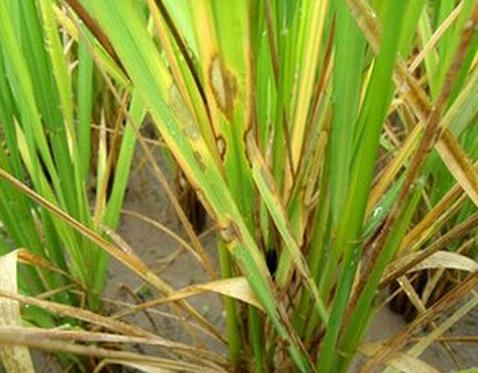
#> input picture a.jpg, 478 x 373 px
$ python img_crop.py
#> lines starting #> are read from the running program, lines starting #| are printed output that depends on the picture; pictures that were not available may be replaced by others from this repository, and a replacement may not be noted
from os import scandir
from PIL import Image
from PIL import ImageEnhance
import os
image_1="./IDADP-PRCV2019-training/1-600"
image_2="./IDADP-PRCV2019-training/2-600"
image_3="./IDADP-PRCV2019-training/3-600"
image_4="./IDADP-PRCV2019-training/4-400"
image_5="./IDADP-PRCV2019-training/5-400"
image_6="./IDADP-PRCV2019-training/6-400"
image="./image"
file_path=[]
for img in scandir(image_6):
    if img.name.endswith(".JPG") and img.is_file():
        file_path.append(img.path)

# for i in file_path:
image=Image.open('./a.jpg')
#> image is the input picture: PIL image 478x373 RGB; mean R, G, B 137.9, 147.3, 51.6
enh_bri = ImageEnhance.Brightness(image)
brightness = 1.5
image_brightened = enh_bri.enhance(brightness)
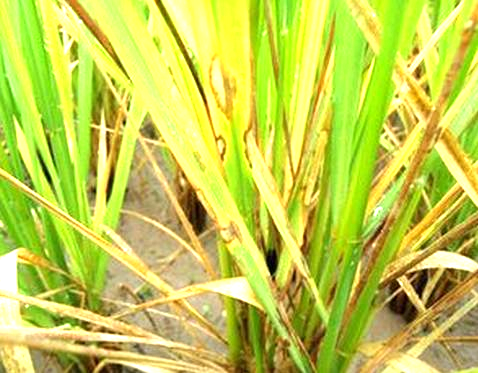
#> image_brightened: PIL image 478x373 RGB; mean R, G, B 196.3, 206.3, 77
enh_col = ImageEnhance.Color(image) # 色度
color = 1.5
image_colored = enh_col.enhance(color)
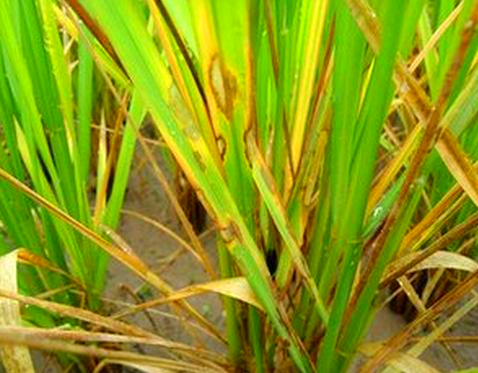
#> image_colored: PIL image 478x373 RGB; mean R, G, B 139.8, 153.9, 21.4
# 对比度增强
enh_con = ImageEnhance.Contrast(image)
contrast = 1.5
image_contrasted = enh_con.enhance(contrast)
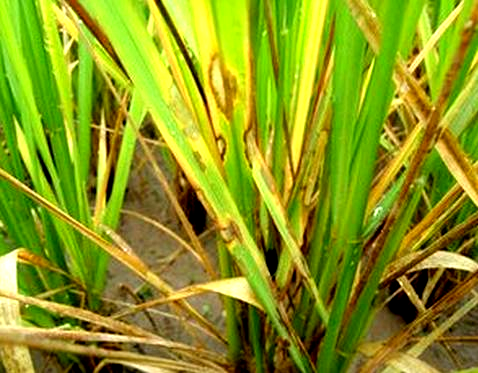
#> image_contrasted: PIL image 478x373 RGB; mean R, G, B 138.5, 152.8, 26.7
out = image.transpose(Image.FLIP_LEFT_RIGHT)
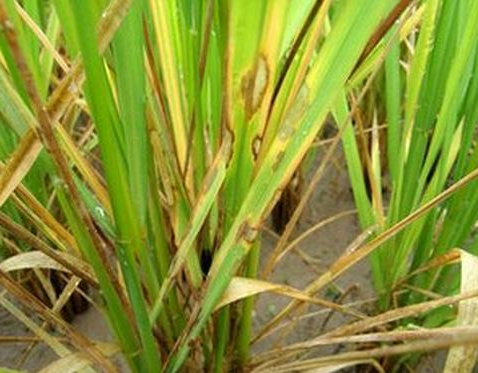
#> out: PIL image 478x373 RGB; mean R, G, B 137.9, 147.3, 51.6
image_brightened.save(r'./au.jpg')
image_colored.save(r'./bu.jpg')
image_contrasted.save(r'./cu.jpg')
out.save(r'./du.jpg')


    # [37 lines of commented-out code are left out]
